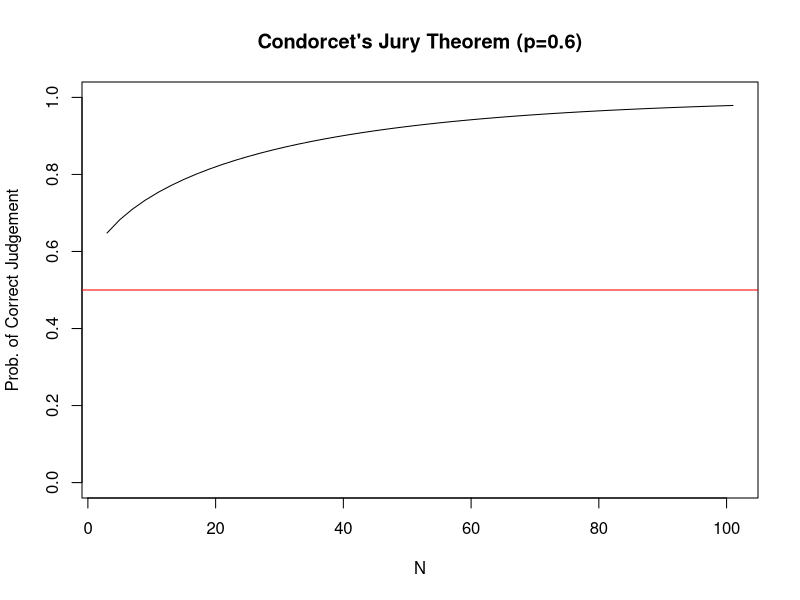
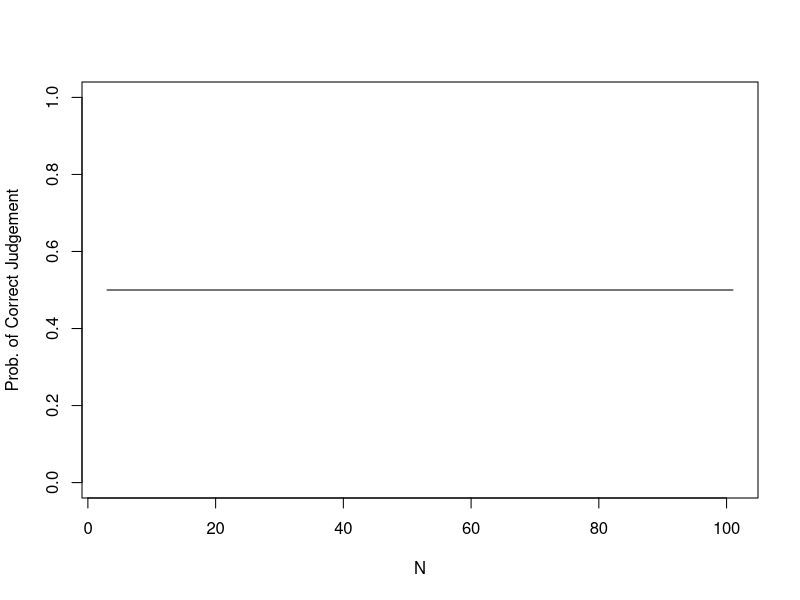
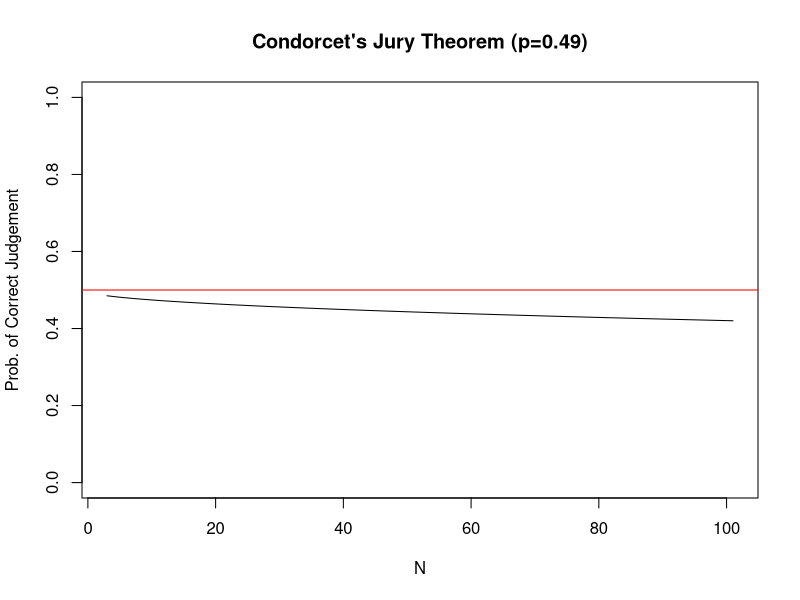
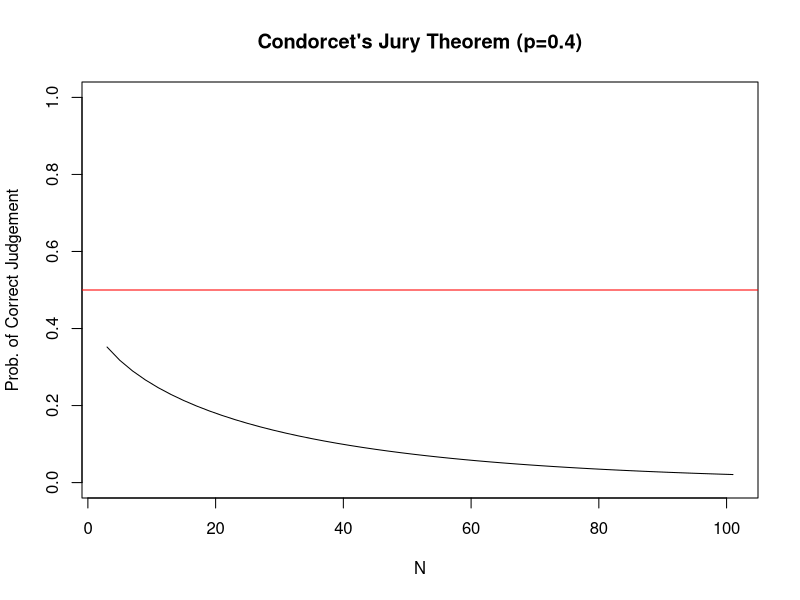
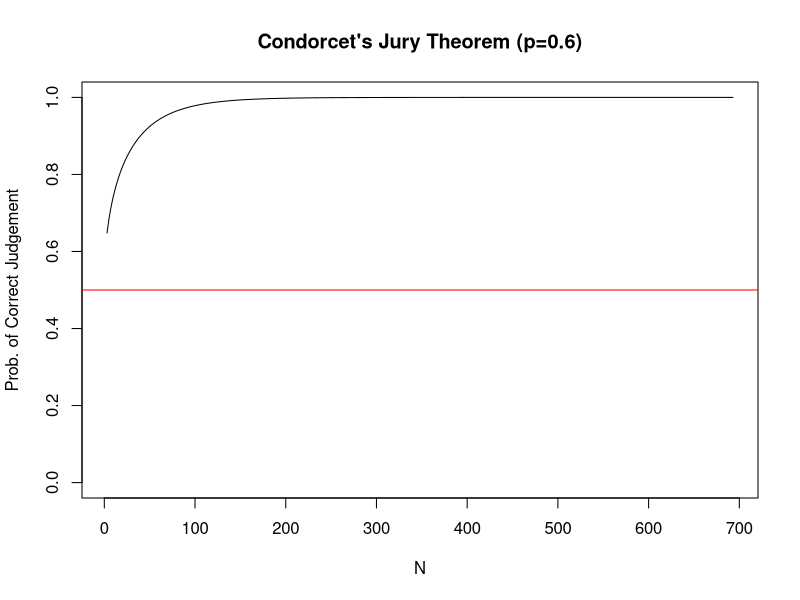

The R source for these figures, in order:
# ###############################
# Condorcet's
# Jury Theorem
# for a Class regarding Democracy
# Yuta KAMAHARA
# May 21, 2019 
# ###############################


remove(list=ls())

# Condorcet's Jury Theorem with the odd number of less than 102 juries  (N <= 101)
result <- data.frame(n=NA, prob=NA)
for (i in seq(3, 101, 2)){ # You can choose the maximum number of juries up to 169
  n4 <- NULL
  for (j in ceiling(i/2):i){ # ceiling(i/2): majority
    n1 <- j
    n2 <- (factorial(i)/(factorial(j)*factorial(i-j)))*(0.6^j)*((1-0.6)^(i-j)) # fatorical() only for less than 170
    n3 <- cbind(n1, n2)
    n4 <- rbind(n4, n3)
  }
  result[floor(i/2), 1] <- i
  result[floor(i/2), 2] <- sum(n4[,2], na.rm=TRUE)
}

#png("condorcet.png")
plot(result$n, result$prob, type="l", xlim=c(min(result$n),max(result$n)), ylim=c(0.00,1.00), 
     xlab="N", ylab="Prob. of Correct Judgement", main="Condorcet's Jury Theorem (p=0.6)")
abline(h=0.5, col="red")
#dev.off()

# prob. of correct judgement is the same as that of the coin flip = 0.5
result0.5 <- data.frame(n=NA, prob=NA)
for (i in seq(3, 101, 2)){
  n4_0.5 <- NULL
  for (j in ceiling(i/2):i){
    n1_0.5 <- j
    n2_0.5 <- (factorial(i)/(factorial(j)*factorial(i-j)))*(0.5^j)*((1-0.5)^(i-j))
    n3_0.5 <- cbind(n1_0.5, n2_0.5)
    n4_0.5 <- rbind(n4_0.5, n3_0.5)
  }
  result0.5[floor(i/2), 1] <- i
  result0.5[floor(i/2), 2] <- sum(n4_0.5[,2], na.rm=TRUE)
}

plot(result0.5$n, result0.5$prob, type="l", xlim=c(min(result0.5$n), max(result0.5$n)), ylim=c(0.00,1.00), xlab="N", ylab="Prob. of Correct Judgement")

# prob. of correct judgement is less than that of the coin flip = 0.49
result0.49 <- data.frame(n=NA, prob=NA)
for (i in seq(3, 101, 2)){
  n4_0.49 <- NULL
  for (j in ceiling(i/2):i){
    n1_0.49 <- j
    n2_0.49 <- (factorial(i)/(factorial(j)*factorial(i-j)))*(0.49^j)*((1-0.49)^(i-j))
    n3_0.49 <- cbind(n1_0.49, n2_0.49)
    n4_0.49 <- rbind(n4_0.49, n3_0.49)
  }
  result0.49[floor(i/2), 1] <- i
  result0.49[floor(i/2), 2] <- sum(n4_0.49[,2], na.rm=TRUE)
}

#png("condorcet04.png")
plot(result0.49$n, result0.49$prob, type="l", xlim=c(min(result0.49$n), max(result0.49$n)), ylim=c(0.00,1.00), 
     xlab="N", ylab="Prob. of Correct Judgement", main="Condorcet's Jury Theorem (p=0.49)")
abline(h=0.5, col="red")
#dev.off()

# prob. of correct judgement is less than that of coin flip = 0.4
result0.4 <- data.frame(n=NA, prob=NA)
for (i in seq(3, 101, 2)){
  n4_0.4 <- NULL
  for (j in ceiling(i/2):i){
    n1_0.4 <- j
    n2_0.4 <- (factorial(i)/(factorial(j)*factorial(i-j)))*(0.4^j)*((1-0.4)^(i-j))
    n3_0.4 <- cbind(n1_0.4, n2_0.4)
    n4_0.4 <- rbind(n4_0.4, n3_0.4)
  }
  result0.4[floor(i/2), 1] <- i
  result0.4[floor(i/2), 2] <- sum(n4_0.4[,2], na.rm=TRUE)
}

#png("condorcet04.png")
plot(result0.4$n, result0.4$prob, type="l", xlim=c(min(result0.4$n), max(result0.4$n)), ylim=c(0.00,1.00), 
     xlab="N", ylab="Prob. of Correct Judgement", main="Condorcet's Jury Theorem (p=0.4)")
abline(h=0.5, col="red")
#dev.off()

# Condorcet's Jury Theorem with the odd number of less than 694 juries  (N <= 693) because of the limiation of R's display.
# So, potentially, we can obtain the infinite number of juries.
# But, for more than 693 juries, R exhibits probibality 1!
result2 <- data.frame(n=NA, prob=NA)
for (i in seq(3, 693, 2)){
  n4.693 <- NULL
  for (j in ceiling(i/2):i){
    n1.693 <- j
    n2.693 <- exp(lfactorial(i)-(lfactorial(j)+lfactorial(i-j)))*(0.6^j)*((1-0.6)^(i-j)) # using exponential and log of factorial()
    n3.693 <- cbind(n1.693, n2.693)
    n4.693 <- rbind(n4.693, n3.693)
  }
  result2[floor(i/2), 1] <- i
  result2[floor(i/2), 2] <- sum(n4.693[,2], na.rm=TRUE)
}

#png("condorcet2.png")
plot(result2$n, result2$prob, type="l", xlim=c(min(result2$n),max(result2$n)), ylim=c(0.00,1.00), 
     xlab="N", ylab="Prob. of Correct Judgement", main="Condorcet's Jury Theorem (p=0.6)")
abline(h=0.5, col="red")
#dev.off()
